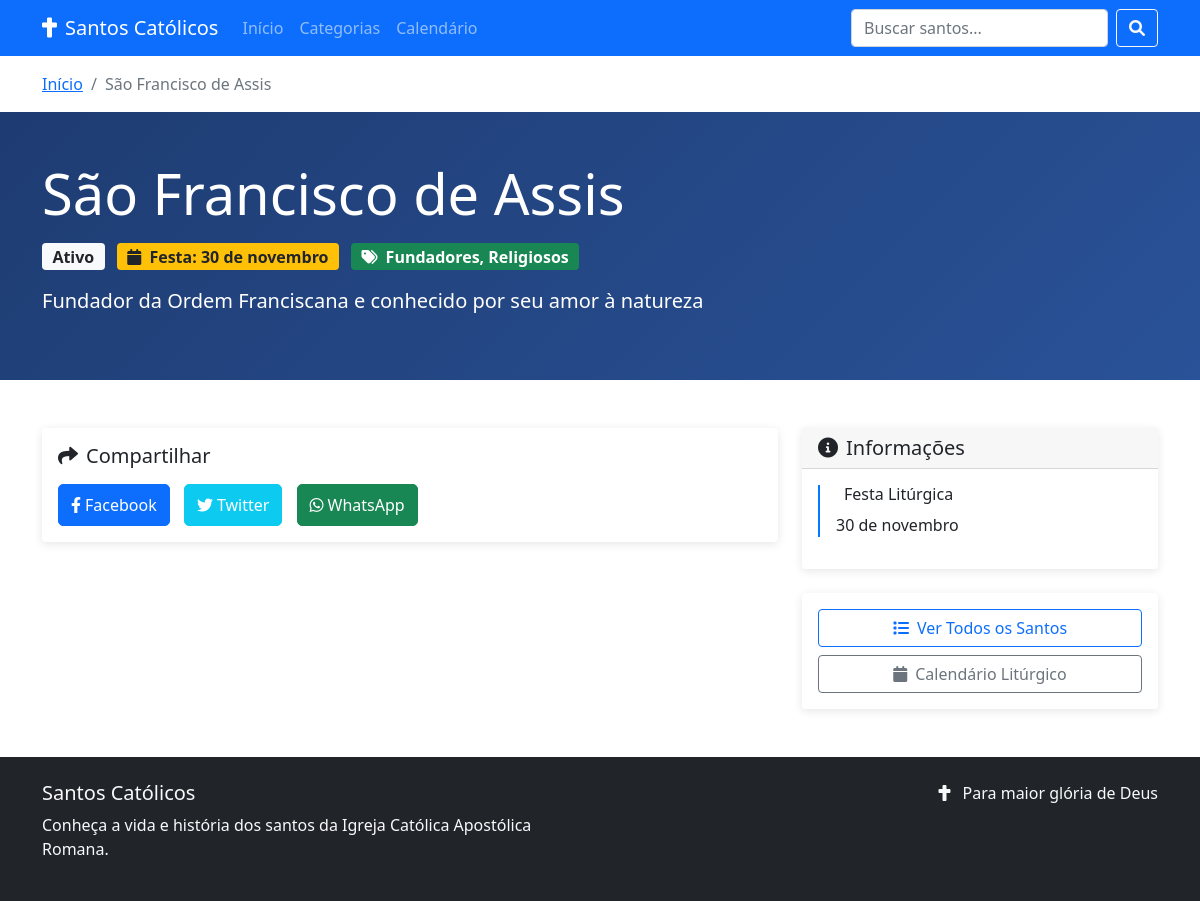
The app's page /santo.php?slug=sao-francisco-de-assis with its own data.
### tables this page shows
CREATE TABLE IF NOT EXISTS santos (
    id INT AUTO_INCREMENT PRIMARY KEY,
    nome VARCHAR(255) NOT NULL,
    nome_completo VARCHAR(255),
    slug VARCHAR(255) NOT NULL UNIQUE,
    resumo TEXT,
    biografia TEXT,
    data_nascimento DATE,
    local_nascimento VARCHAR(255),
    data_morte DATE,
    local_morte VARCHAR(255),
    data_canonizacao DATE,
    papa_canonizacao VARCHAR(255),
    data_festa DATE,
    padroeiro_de TEXT,
    simbolos TEXT,
    imagem VARCHAR(255),
    milagres TEXT,
    oracao TEXT,
    status ENUM('ativo', 'inativo') DEFAULT 'ativo',
    created_at TIMESTAMP DEFAULT CURRENT_TIMESTAMP,
    updated_at TIMESTAMP DEFAULT CURRENT_TIMESTAMP ON UPDATE CURRENT_TIMESTAMP
);

### classes/Santo.php (called while the page is built, shortened)
<?php
class Santo {
    private $conn;
    private $table_name = "santos";
    public function __construct($db) {
        $this->conn = $db;
    }
    public function buscarPorSlug($slug) {
        try {
            $query = "SELECT s.*, GROUP_CONCAT(DISTINCT c.nome ORDER BY c.nome SEPARATOR ', ') as categorias
                      FROM " . $this->table_name . " s
                      LEFT JOIN santo_categoria sc ON s.id = sc.santo_id
                      LEFT JOIN categorias c ON sc.categoria_id = c.id
                      WHERE s.slug = :slug AND s.status = 'ativo'
                      GROUP BY s.id";
            $stmt = $this->conn->prepare($query);
            $stmt->bindParam(':slug', $slug, PDO::PARAM_STR);
            $stmt->execute();
            return $stmt->fetch();
        } catch(PDOException $e) {
            error_log("Erro ao buscar santo por slug: " . $e->getMessage());
            return false;
        }
    }
}
?>

### utils/functions.php (called while the page is built, shortened)
<?php
function formatarDataLiturgica($data) {
    $meses = [
        1 => 'janeiro', 2 => 'fevereiro', 3 => 'março', 4 => 'abril',
        5 => 'maio', 6 => 'junho', 7 => 'julho', 8 => 'agosto',
        9 => 'setembro', 10 => 'outubro', 11 => 'novembro', 12 => 'dezembro'
    ];
    $timestamp = strtotime($data);
    $dia = date('j', $timestamp);
    $mes_num = (int)date('n', $timestamp);
    $mes = isset($meses[$mes_num]) ? $meses[$mes_num] : '';
    return "$dia de $mes";
}
?>

### santo.php (the view, shortened to what this page needs)
<?php
require_once 'classes/Santo.php';
require_once 'utils/functions.php';
$database = new Database();
$db = $database->getConnection();
$santoObj = new Santo($db);
$slug = $_GET['slug'];
$santo = $santoObj->buscarPorSlug($slug);
?>
<!DOCTYPE html>
<html lang="pt-BR">
<head>
    <link href="https://cdnjs.cloudflare.com/ajax/libs/bootstrap/5.1.3/css/bootstrap.min.css" rel="stylesheet">
    <link href="https://cdnjs.cloudflare.com/ajax/libs/font-awesome/6.0.0/css/all.min.css" rel="stylesheet">
</head>
<body>
    <nav class="navbar navbar-expand-lg navbar-dark bg-primary">
        <div class="container">
            <a class="navbar-brand" href="index.php">
                <i class="fas fa-cross me-2"></i>Santos Católicos
            </a>
            <div class="collapse navbar-collapse" id="navbarNav">
                <ul class="navbar-nav me-auto">
                    <li class="nav-item">
                        <a class="nav-link" href="index.php">Início</a>
                    </li>
                    <li class="nav-item">
                        <a class="nav-link" href="categorias.php">Categorias</a>
                    </li>
                    <li class="nav-item">
                        <a class="nav-link" href="calendario.php">Calendário</a>
                    </li>
                </ul>
                <form class="d-flex" method="GET" action="index.php">
                    <input class="form-control me-2" type="search" name="busca" placeholder="Buscar santos...">
                    <button class="btn btn-outline-light" type="submit">
                        <i class="fas fa-search"></i>
                    </button>
                </form>
            </div>
        </div>
    </nav>
    <div class="container mt-3">
        <nav aria-label="breadcrumb">
            <ol class="breadcrumb">
                <li class="breadcrumb-item"><a href="index.php">Início</a></li>
                <li class="breadcrumb-item active" aria-current="page"><?= htmlspecialchars($santo['nome']) ?></li>
            </ol>
        </nav>
    </div>
    <section class="saint-header">
        <div class="container">
            <div class="row align-items-center">
                <div class="col-lg-8">
                    <h1 class="display-4 mb-3"><?= htmlspecialchars($santo['nome']) ?></h1>
                    <div class="mb-3">
                        <span class="badge bg-light text-dark fs-6 me-2">
                            <?= ucfirst($santo['status']) ?>
                        </span>
                        <?php if ($santo['data_festa']): ?>
                        <span class="badge bg-warning text-dark fs-6 me-2">
                            <i class="fas fa-calendar me-1"></i>
                            Festa: <?= formatarDataLiturgica($santo['data_festa']) ?>
                        </span>
                        <?php endif; ?>
                        <?php if ($santo['categorias']): ?>
                        <span class="badge bg-success fs-6">
                            <i class="fas fa-tags me-1"></i>
                            <?= htmlspecialchars($santo['categorias']) ?>
                        </span>
                        <?php endif; ?>
                    </div>
                    <?php if ($santo['resumo']): ?>
                    <p class="lead"><?= htmlspecialchars($santo['resumo']) ?></p>
                    <?php endif; ?>
                </div>
            </div>
        </div>
    </section>
    <div class="container my-5">
        <div class="row">
            <div class="col-lg-8">
                <div class="card info-card">
                    <div class="card-body">
                        <h5 class="mb-3">
                            <i class="fas fa-share me-2"></i>Compartilhar
                        </h5>
                        <div class="share-buttons">
                            <a href="https://www.facebook.com/sharer/sharer.php?u=<?= urlencode('http://' . $_SERVER['HTTP_HOST'] . $_SERVER['REQUEST_URI']) ?>"
                               target="_blank" class="btn btn-primary">
                                <i class="fab fa-facebook-f me-1"></i>Facebook
                            </a>
                            <a href="https://twitter.com/intent/tweet?text=<?= urlencode($santo['nome'] . ' - ' . $santo['resumo']) ?>&url=<?= urlencode('http://' . $_SERVER['HTTP_HOST'] . $_SERVER['REQUEST_URI']) ?>"
                               target="_blank" class="btn btn-info">
                                <i class="fab fa-twitter me-1"></i>Twitter
                            </a>
                            <a href="https://wa.me/?text=<?= urlencode($santo['nome'] . ' - ' . $santo['resumo'] . ' http://' . $_SERVER['HTTP_HOST'] . $_SERVER['REQUEST_URI']) ?>"
                               target="_blank" class="btn btn-success">
                                <i class="fab fa-whatsapp me-1"></i>WhatsApp
                            </a>
                        </div>
                    </div>
                </div>
            </div>
            <div class="col-lg-4">
                <div class="card info-card mb-4">
                    <div class="card-header">
                        <h5 class="mb-0">
                            <i class="fas fa-info-circle me-2"></i>Informações
                        </h5>
                    </div>
                    <div class="card-body">
                        <?php if ($santo['data_festa']): ?>
                        <div class="timeline-item">
                            <h6><i class="fas fa-calendar-star text-success me-2"></i>Festa Litúrgica</h6>
                            <p class="mb-0"><?= formatarDataLiturgica($santo['data_festa']) ?></p>
                        </div>
                        <?php endif; ?>
                    </div>
                </div>
                <div class="card info-card">
                    <div class="card-body text-center">
                        <a href="index.php" class="btn btn-outline-primary mb-2 w-100">
                            <i class="fas fa-list me-2"></i>Ver Todos os Santos
                        </a>
                        <a href="calendario.php" class="btn btn-outline-secondary w-100">
                            <i class="fas fa-calendar me-2"></i>Calendário Litúrgico
                        </a>
                    </div>
                </div>
            </div>
        </div>
    </div>
    <footer class="bg-dark text-light py-4">
        <div class="container">
            <div class="row">
                <div class="col-md-6">
                    <h5>Santos Católicos</h5>
                    <p>Conheça a vida e história dos santos da Igreja Católica Apostólica Romana.</p>
                </div>
                <div class="col-md-6 text-md-end">
                    <p class="mb-0">
                        <i class="fas fa-cross me-2"></i>
                        Para maior glória de Deus
                    </p>
                </div>
            </div>
        </div>
    </footer>
</body>
</html>

### santo.php (style rules this page uses)
.saint-header { background: linear-gradient(135deg, #1e3c72 0%, #2a5298 100%); color: white; padding: 3rem 0; }
.info-card { border: none; box-shadow: 0 2px 10px rgba(0,0,0,0.1); }
.timeline-item { border-left: 2px solid #007bff; padding-left: 1rem; margin-bottom: 1rem; }
.share-buttons a { margin-right: 10px; padding: 8px 12px; border-radius: 5px; text-decoration: none; color: white; }
.breadcrumb { background: transparent; padding: 0; }

### records on screen
santos: nome "São Francisco de Assis", status "Ativo", data_festa "30 de novembro", resumo "Fundador da Ordem Franciscana e conhecido por seu amor à natureza"

### other values on screen
$santo['categorias'] "Fundadores, Religiosos"
